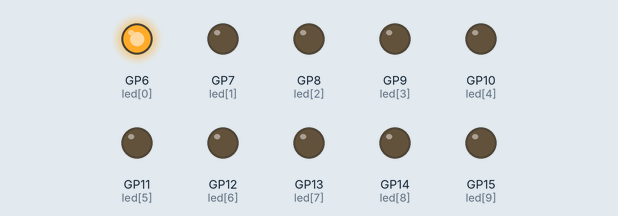
The program below on a simulated Raspberry Pi Pico running MicroPython. Parts: output pins drawn as LEDs (lit = HIGH).

Above: at 0.1 s.
At 0.7 s:
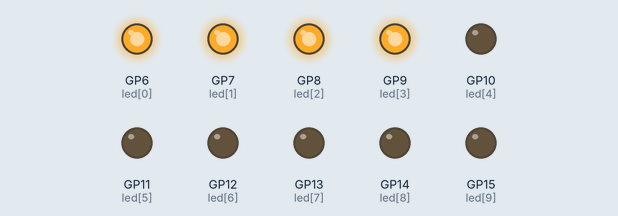
At 1.3 s:
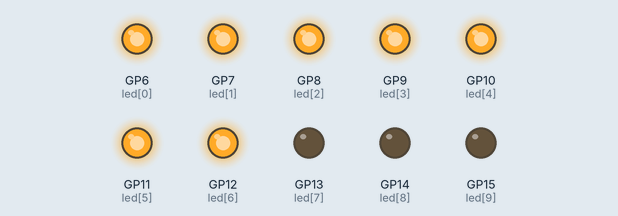
At 2.5 s:
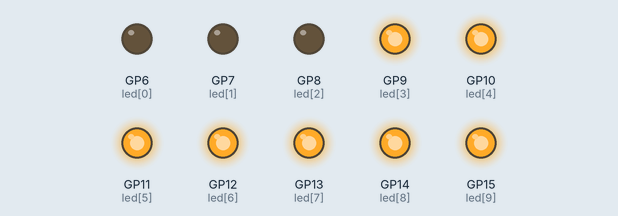
At 3.7 s:
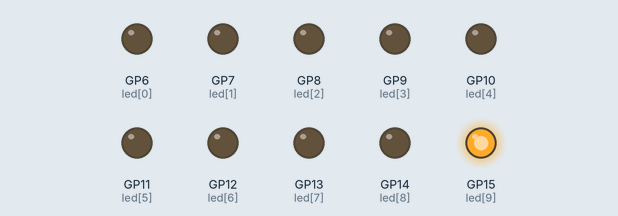
At 4.9 s:
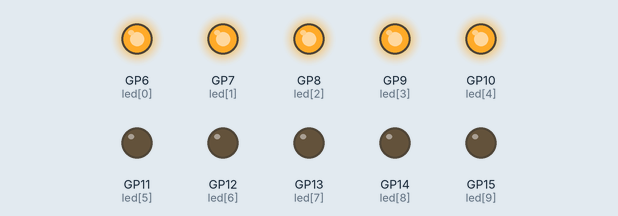
Timing chart, 0 to 5.2 s (numbered marks = the images above):
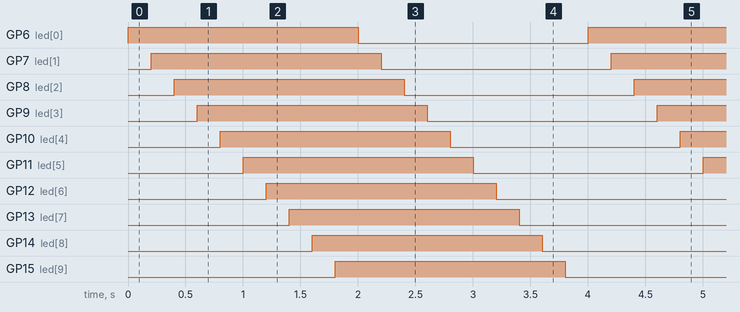

The program:

main.py
```python
import machine
import utime

# Define the GPIO pins connected to the LEDs
pins = [6, 7, 8, 9, 10, 11, 12, 13, 14, 15]
leds = []

# Initialize each pin as an output and store it in the leds list
for pin_number in pins:
    led = machine.Pin(pin_number, machine.Pin.OUT)
    leds.append(led)

while True:
    # Turn on LEDs one by one to simulate increasing level
    for led in leds:
        led.value(1)  # Turn the LED on
        utime.sleep(0.2)
    # Turn off LEDs one by one to simulate decreasing level
    for led in leds:
        led.value(0)  # Turn the LED off
        utime.sleep(0.2)
```

Measured:
- by itself, GP6 (led[0]), GP7 (led[1]), GP8 (led[2]), GP9 (led[3]), GP10 (led[4]), GP11 (led[5]), GP12 (led[6]), GP13 (led[7]), GP14 (led[8]), GP15 (led[9]): alternates HIGH for 2.0 s and LOW for 2.0 s
- by itself, everything shown: repeats every 4.0 s, in 20 steps
